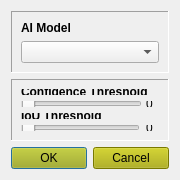
<?xml version="1.0" encoding="UTF-8"?>
<ui version="4.0">
 <class>Dialog</class>
 <widget class="QDialog" name="Dialog">
  <property name="geometry">
   <rect>
    <x>0</x>
    <y>0</y>
    <width>180</width>
    <height>180</height>
   </rect>
  </property>
  <property name="minimumSize">
   <size>
    <width>180</width>
    <height>180</height>
   </size>
  </property>
  <property name="windowTitle">
   <string>Advanced Settings</string>
  </property>
  <layout class="QVBoxLayout" name="verticalLayout" stretch="3,6,1">
   <item>
    <widget class="QFrame" name="frame">
     <property name="frameShape">
      <enum>QFrame::Panel</enum>
     </property>
     <property name="frameShadow">
      <enum>QFrame::Sunken</enum>
     </property>
     <layout class="QVBoxLayout" name="verticalLayout_2" stretch="1,9">
      <item>
       <widget class="QLabel" name="AIModelLabel">
        <property name="font">
         <font>
          <weight>75</weight>
          <bold>true</bold>
         </font>
        </property>
        <property name="text">
         <string>AI Model</string>
        </property>
       </widget>
      </item>
      <item>
       <widget class="QComboBox" name="AIModelComboBox"/>
      </item>
     </layout>
    </widget>
   </item>
   <item>
    <widget class="QFrame" name="frame_2">
     <property name="frameShape">
      <enum>QFrame::Panel</enum>
     </property>
     <property name="frameShadow">
      <enum>QFrame::Sunken</enum>
     </property>
     <layout class="QVBoxLayout" name="verticalLayout_3" stretch="2,3,2,3">
      <item>
       <widget class="QLabel" name="ConfidenceThresholdLabel">
        <property name="font">
         <font>
          <weight>75</weight>
          <bold>true</bold>
         </font>
        </property>
        <property name="text">
         <string>Confidence Threshold</string>
        </property>
       </widget>
      </item>
      <item>
       <layout class="QHBoxLayout" name="horizontalLayout" stretch="9,1">
        <property name="spacing">
         <number>4</number>
        </property>
        <property name="sizeConstraint">
         <enum>QLayout::SetDefaultConstraint</enum>
        </property>
        <item>
         <widget class="QSlider" name="ConfidenceThresholdHorizontalSlider">
          <property name="orientation">
           <enum>Qt::Horizontal</enum>
          </property>
         </widget>
        </item>
        <item>
         <widget class="QLabel" name="ConfidenceThresholdNumber">
          <property name="text">
           <string>0</string>
          </property>
         </widget>
        </item>
       </layout>
      </item>
      <item>
       <widget class="QLabel" name="IoUThresholdLabel">
        <property name="font">
         <font>
          <weight>75</weight>
          <bold>true</bold>
         </font>
        </property>
        <property name="text">
         <string>IoU Threshold</string>
        </property>
       </widget>
      </item>
      <item>
       <layout class="QHBoxLayout" name="horizontalLayout_2" stretch="9,1">
        <item>
         <widget class="QSlider" name="IoUThresholdHorizontalSlider">
          <property name="orientation">
           <enum>Qt::Horizontal</enum>
          </property>
         </widget>
        </item>
        <item>
         <widget class="QLabel" name="IoUThresholdNumber">
          <property name="text">
           <string>0</string>
          </property>
          <property name="alignment">
           <set>Qt::AlignLeading|Qt::AlignLeft|Qt::AlignVCenter</set>
          </property>
          <property name="wordWrap">
           <bool>false</bool>
          </property>
         </widget>
        </item>
       </layout>
      </item>
     </layout>
    </widget>
   </item>
   <item>
    <widget class="QDialogButtonBox" name="buttonBox">
     <property name="palette">
      <palette>
       <active>
        <colorrole role="WindowText">
         <brush brushstyle="SolidPattern">
          <color alpha="255">
           <red>0</red>
           <green>0</green>
           <blue>0</blue>
          </color>
         </brush>
        </colorrole>
        <colorrole role="Button">
         <brush brushstyle="SolidPattern">
          <color alpha="255">
           <red>170</red>
           <green>170</green>
           <blue>0</blue>
          </color>
         </brush>
        </colorrole>
        <colorrole role="Light">
         <brush brushstyle="SolidPattern">
          <color alpha="255">
           <red>255</red>
           <green>255</green>
           <blue>0</blue>
          </color>
         </brush>
        </colorrole>
        <colorrole role="Midlight">
         <brush brushstyle="SolidPattern">
          <color alpha="255">
           <red>212</red>
           <green>212</green>
           <blue>0</blue>
          </color>
         </brush>
        </colorrole>
        <colorrole role="Dark">
         <brush brushstyle="SolidPattern">
          <color alpha="255">
           <red>85</red>
           <green>85</green>
           <blue>0</blue>
          </color>
         </brush>
        </colorrole>
        <colorrole role="Mid">
         <brush brushstyle="SolidPattern">
          <color alpha="255">
           <red>113</red>
           <green>113</green>
           <blue>0</blue>
          </color>
         </brush>
        </colorrole>
        <colorrole role="Text">
         <brush brushstyle="SolidPattern">
          <color alpha="255">
           <red>0</red>
           <green>0</green>
           <blue>0</blue>
          </color>
         </brush>
        </colorrole>
        <colorrole role="BrightText">
         <brush brushstyle="SolidPattern">
          <color alpha="255">
           <red>255</red>
           <green>255</green>
           <blue>255</blue>
          </color>
         </brush>
        </colorrole>
        <colorrole role="ButtonText">
         <brush brushstyle="SolidPattern">
          <color alpha="255">
           <red>0</red>
           <green>0</green>
           <blue>0</blue>
          </color>
         </brush>
        </colorrole>
        <colorrole role="Base">
         <brush brushstyle="SolidPattern">
          <color alpha="255">
           <red>255</red>
           <green>255</green>
           <blue>255</blue>
          </color>
         </brush>
        </colorrole>
        <colorrole role="Window">
         <brush brushstyle="SolidPattern">
          <color alpha="255">
           <red>170</red>
           <green>170</green>
           <blue>0</blue>
          </color>
         </brush>
        </colorrole>
        <colorrole role="Shadow">
         <brush brushstyle="SolidPattern">
          <color alpha="255">
           <red>0</red>
           <green>0</green>
           <blue>0</blue>
          </color>
         </brush>
        </colorrole>
        <colorrole role="AlternateBase">
         <brush brushstyle="SolidPattern">
          <color alpha="255">
           <red>212</red>
           <green>212</green>
           <blue>127</blue>
          </color>
         </brush>
        </colorrole>
        <colorrole role="ToolTipBase">
         <brush brushstyle="SolidPattern">
          <color alpha="255">
           <red>255</red>
           <green>255</green>
           <blue>220</blue>
          </color>
         </brush>
        </colorrole>
        <colorrole role="ToolTipText">
         <brush brushstyle="SolidPattern">
          <color alpha="255">
           <red>0</red>
           <green>0</green>
           <blue>0</blue>
          </color>
         </brush>
        </colorrole>
       </active>
       <inactive>
        <colorrole role="WindowText">
         <brush brushstyle="SolidPattern">
          <color alpha="255">
           <red>0</red>
           <green>0</green>
           <blue>0</blue>
          </color>
         </brush>
        </colorrole>
        <colorrole role="Button">
         <brush brushstyle="SolidPattern">
          <color alpha="255">
           <red>170</red>
           <green>170</green>
           <blue>0</blue>
          </color>
         </brush>
        </colorrole>
        <colorrole role="Light">
         <brush brushstyle="SolidPattern">
          <color alpha="255">
           <red>255</red>
           <green>255</green>
           <blue>0</blue>
          </color>
         </brush>
        </colorrole>
        <colorrole role="Midlight">
         <brush brushstyle="SolidPattern">
          <color alpha="255">
           <red>212</red>
           <green>212</green>
           <blue>0</blue>
          </color>
         </brush>
        </colorrole>
        <colorrole role="Dark">
         <brush brushstyle="SolidPattern">
          <color alpha="255">
           <red>85</red>
           <green>85</green>
           <blue>0</blue>
          </color>
         </brush>
        </colorrole>
        <colorrole role="Mid">
         <brush brushstyle="SolidPattern">
          <color alpha="255">
           <red>113</red>
           <green>113</green>
           <blue>0</blue>
          </color>
         </brush>
        </colorrole>
        <colorrole role="Text">
         <brush brushstyle="SolidPattern">
          <color alpha="255">
           <red>0</red>
           <green>0</green>
           <blue>0</blue>
          </color>
         </brush>
        </colorrole>
        <colorrole role="BrightText">
         <brush brushstyle="SolidPattern">
          <color alpha="255">
           <red>255</red>
           <green>255</green>
           <blue>255</blue>
          </color>
         </brush>
        </colorrole>
        <colorrole role="ButtonText">
         <brush brushstyle="SolidPattern">
          <color alpha="255">
           <red>0</red>
           <green>0</green>
           <blue>0</blue>
          </color>
         </brush>
        </colorrole>
        <colorrole role="Base">
         <brush brushstyle="SolidPattern">
          <color alpha="255">
           <red>255</red>
           <green>255</green>
           <blue>255</blue>
          </color>
         </brush>
        </colorrole>
        <colorrole role="Window">
         <brush brushstyle="SolidPattern">
          <color alpha="255">
           <red>170</red>
           <green>170</green>
           <blue>0</blue>
          </color>
         </brush>
        </colorrole>
        <colorrole role="Shadow">
         <brush brushstyle="SolidPattern">
          <color alpha="255">
           <red>0</red>
           <green>0</green>
           <blue>0</blue>
          </color>
         </brush>
        </colorrole>
        <colorrole role="AlternateBase">
         <brush brushstyle="SolidPattern">
          <color alpha="255">
           <red>212</red>
           <green>212</green>
           <blue>127</blue>
          </color>
         </brush>
        </colorrole>
        <colorrole role="ToolTipBase">
         <brush brushstyle="SolidPattern">
          <color alpha="255">
           <red>255</red>
           <green>255</green>
           <blue>220</blue>
          </color>
         </brush>
        </colorrole>
        <colorrole role="ToolTipText">
         <brush brushstyle="SolidPattern">
          <color alpha="255">
           <red>0</red>
           <green>0</green>
           <blue>0</blue>
          </color>
         </brush>
        </colorrole>
       </inactive>
       <disabled>
        <colorrole role="WindowText">
         <brush brushstyle="SolidPattern">
          <color alpha="255">
           <red>85</red>
           <green>85</green>
           <blue>0</blue>
          </color>
         </brush>
        </colorrole>
        <colorrole role="Button">
         <brush brushstyle="SolidPattern">
          <color alpha="255">
           <red>170</red>
           <green>170</green>
           <blue>0</blue>
          </color>
         </brush>
        </colorrole>
        <colorrole role="Light">
         <brush brushstyle="SolidPattern">
          <color alpha="255">
           <red>255</red>
           <green>255</green>
           <blue>0</blue>
          </color>
         </brush>
        </colorrole>
        <colorrole role="Midlight">
         <brush brushstyle="SolidPattern">
          <color alpha="255">
           <red>212</red>
           <green>212</green>
           <blue>0</blue>
          </color>
         </brush>
        </colorrole>
        <colorrole role="Dark">
         <brush brushstyle="SolidPattern">
          <color alpha="255">
           <red>85</red>
           <green>85</green>
           <blue>0</blue>
          </color>
         </brush>
        </colorrole>
        <colorrole role="Mid">
         <brush brushstyle="SolidPattern">
          <color alpha="255">
           <red>113</red>
           <green>113</green>
           <blue>0</blue>
          </color>
         </brush>
        </colorrole>
        <colorrole role="Text">
         <brush brushstyle="SolidPattern">
          <color alpha="255">
           <red>85</red>
           <green>85</green>
           <blue>0</blue>
          </color>
         </brush>
        </colorrole>
        <colorrole role="BrightText">
         <brush brushstyle="SolidPattern">
          <color alpha="255">
           <red>255</red>
           <green>255</green>
           <blue>255</blue>
          </color>
         </brush>
        </colorrole>
        <colorrole role="ButtonText">
         <brush brushstyle="SolidPattern">
          <color alpha="255">
           <red>85</red>
           <green>85</green>
           <blue>0</blue>
          </color>
         </brush>
        </colorrole>
        <colorrole role="Base">
         <brush brushstyle="SolidPattern">
          <color alpha="255">
           <red>170</red>
           <green>170</green>
           <blue>0</blue>
          </color>
         </brush>
        </colorrole>
        <colorrole role="Window">
         <brush brushstyle="SolidPattern">
          <color alpha="255">
           <red>170</red>
           <green>170</green>
           <blue>0</blue>
          </color>
         </brush>
        </colorrole>
        <colorrole role="Shadow">
         <brush brushstyle="SolidPattern">
          <color alpha="255">
           <red>0</red>
           <green>0</green>
           <blue>0</blue>
          </color>
         </brush>
        </colorrole>
        <colorrole role="AlternateBase">
         <brush brushstyle="SolidPattern">
          <color alpha="255">
           <red>170</red>
           <green>170</green>
           <blue>0</blue>
          </color>
         </brush>
        </colorrole>
        <colorrole role="ToolTipBase">
         <brush brushstyle="SolidPattern">
          <color alpha="255">
           <red>255</red>
           <green>255</green>
           <blue>220</blue>
          </color>
         </brush>
        </colorrole>
        <colorrole role="ToolTipText">
         <brush brushstyle="SolidPattern">
          <color alpha="255">
           <red>0</red>
           <green>0</green>
           <blue>0</blue>
          </color>
         </brush>
        </colorrole>
       </disabled>
      </palette>
     </property>
     <property name="acceptDrops">
      <bool>false</bool>
     </property>
     <property name="autoFillBackground">
      <bool>false</bool>
     </property>
     <property name="orientation">
      <enum>Qt::Horizontal</enum>
     </property>
     <property name="standardButtons">
      <set>QDialogButtonBox::Cancel|QDialogButtonBox::Ok</set>
     </property>
     <property name="centerButtons">
      <bool>false</bool>
     </property>
    </widget>
   </item>
  </layout>
 </widget>
 <resources/>
 <connections>
  <connection>
   <sender>buttonBox</sender>
   <signal>accepted()</signal>
   <receiver>Dialog</receiver>
   <slot>accept()</slot>
   <hints>
    <hint type="sourcelabel">
     <x>248</x>
     <y>254</y>
    </hint>
    <hint type="destinationlabel">
     <x>157</x>
     <y>274</y>
    </hint>
   </hints>
  </connection>
  <connection>
   <sender>buttonBox</sender>
   <signal>rejected()</signal>
   <receiver>Dialog</receiver>
   <slot>reject()</slot>
   <hints>
    <hint type="sourcelabel">
     <x>316</x>
     <y>260</y>
    </hint>
    <hint type="destinationlabel">
     <x>286</x>
     <y>274</y>
    </hint>
   </hints>
  </connection>
 </connections>
</ui>
